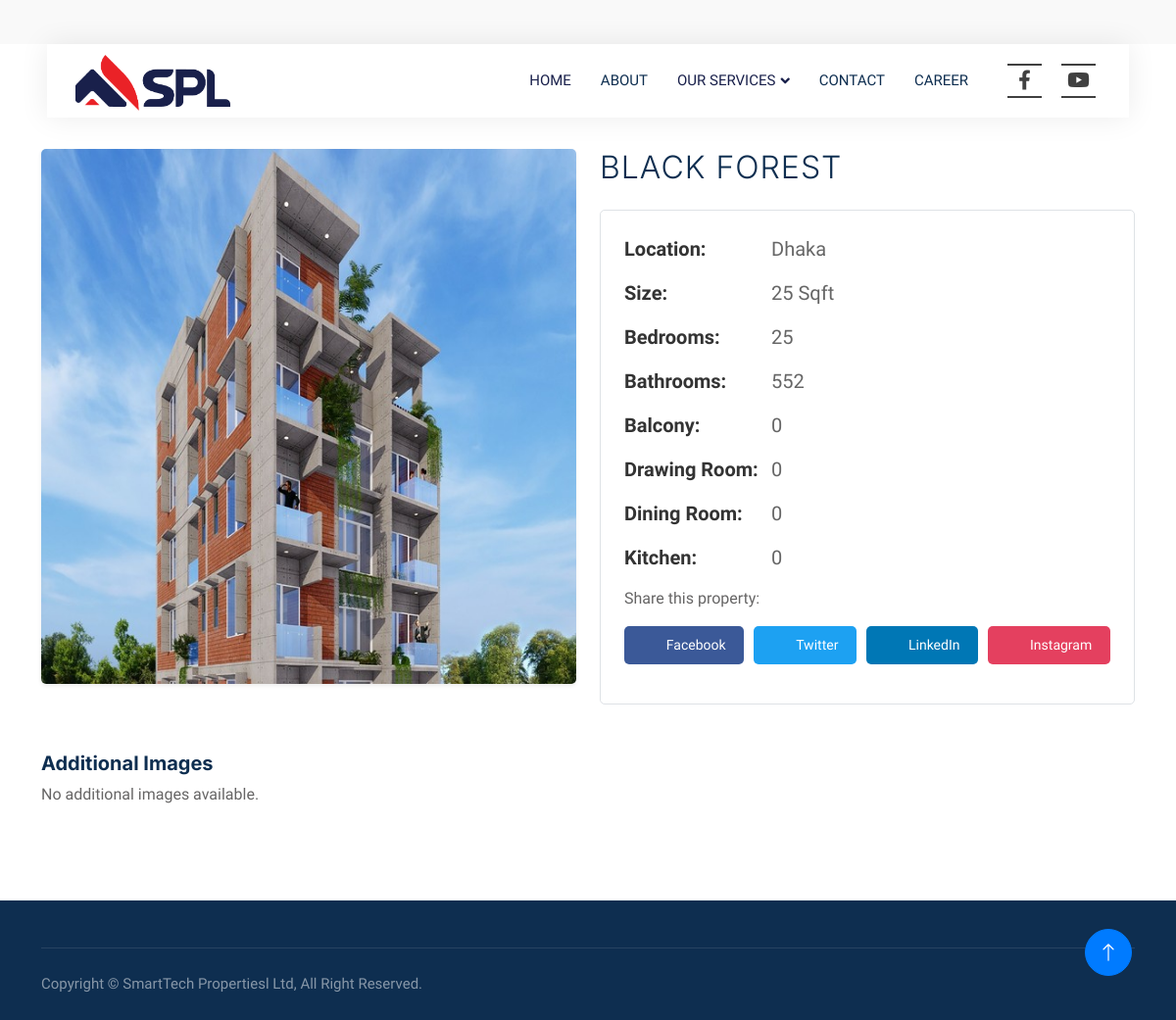
Page /property/31/ on the committed database.
### properties/models.py (models this page shows, shortened)
class Property(models.Model):
    CATEGORY_CHOICES = (
        ('P', 'Primary Project'),
        ('S', 'Secondary Project'),
        ('L', 'Land Shearing'),
        ('J', 'Joint Venture'),
    )
    PROPERTY_TYPES = [
        ('sell', 'For Sell'),
        ('sold', 'Sold'),
        ('upcoming', 'Upcoming'),
        ('completed', 'Completed'),
        ('ongoing', 'OnGoing'),
    ]
    title = models.CharField(max_length=100)
    category = models.CharField(choices=CATEGORY_CHOICES, default='J', max_length=2)
    property_type = models.CharField(max_length=10, choices=PROPERTY_TYPES, default='sell')
    location = models.CharField(max_length=255)
    image = models.ImageField(upload_to='property_images/', default="No Image Set")
    size_sqft = models.IntegerField()
    bedrooms = models.IntegerField()
    bathrooms = models.IntegerField()
    belcony = models.IntegerField(default=0)
    drawingroom = models.IntegerField(default=0)
    dyningroom = models.IntegerField(default=0)
    kitchen = models.IntegerField(default=0)

### properties/views.py (the view)
# urls.py: path('property/<int:pk>/', views.property_detail, name='property_detail'),
def property_detail(request, pk):
    property = get_object_or_404(Property, pk=pk)
    additional_images = property.images.all()
    context = {
        'property': property,
        'additional_images': additional_images,
    }
    return render(request, 'properties/property_detail.html', context)

### properties/templates/properties/property_detail.html (shortened to what this page needs)
{% extends "properties/base.html" %}
{% block body %}
<div class="container py-5">
    <div class="row">
        <div class="col-md-6">
            <img id="mainImage" class="img-fluid rounded shadow-sm mb-4" src="{{ property.image.url }}" alt="{{ property.title }}">
        </div>
        <div class="col-md-6">
            <h2 class="mb-4" style="font-weight: 300; text-transform: uppercase; letter-spacing: 1px;">{{ property.title }}</h2>
            <div class="property-details p-4 mb-4 rounded border">
                <div class="detail-row">
                    <div class="label"><strong>Location:</strong></div>
                    <div class="value">{{ property.location }}</div>
                </div>
                <div class="detail-row">
                    <div class="label"><strong>Size:</strong></div>
                    <div class="value">{{ property.size_sqft }} Sqft</div>
                </div>
                <div class="detail-row">
                    <div class="label"><strong>Bedrooms:</strong></div>
                    <div class="value">{{ property.bedrooms }}</div>
                </div>
                <div class="detail-row">
                    <div class="label"><strong>Bathrooms:</strong></div>
                    <div class="value">{{ property.bathrooms }}</div>
                </div>
                <div class="detail-row">
                    <div class="label"><strong>Balcony:</strong></div>
                    <div class="value">{{ property.belcony }}</div>
                </div>
                <div class="detail-row">
                    <div class="label"><strong>Drawing Room:</strong></div>
                    <div class="value">{{ property.drawingroom }}</div>
                </div>
                <div class="detail-row">
                    <div class="label"><strong>Dining Room:</strong></div>
                    <div class="value">{{ property.dyningroom }}</div>
                </div>
                <div class="detail-row">
                    <div class="label"><strong>Kitchen:</strong></div>
                    <div class="value">{{ property.kitchen }}</div>
                </div>
                <div class="mb-3">
                    <p>Share this property:</p>
                    <div class="social-share-buttons">
                        <a href="https://www.facebook.com/sharer/sharer.php?u={{ request.build_absolute_uri }}" target="_blank" class="btn btn-social btn-facebook">
                            <i class="fa fa-facebook"></i> Facebook
                        </a>
                        <a href="https://twitter.com/intent/tweet?url={{ request.build_absolute_uri }}&text=Check%20out%20this%20property!" target="_blank" class="btn btn-social btn-twitter">
                            <i class="fa fa-twitter"></i> Twitter
                        </a>
                        <a href="https://www.linkedin.com/shareArticle?mini=true&url={{ request.build_absolute_uri }}" target="_blank" class="btn btn-social btn-linkedin">
                            <i class="fa fa-linkedin"></i> LinkedIn
                        </a>
                        <a href="https://www.instagram.com/?url={{ request.build_absolute_uri }}" target="_blank" class="btn btn-social btn-instagram">
                            <i class="fa fa-instagram"></i> Instagram
                        </a>
                    </div>
                </div>
            </div>
        </div>
    </div>
    <div class="additional-images mt-4">
        <h5>Additional Images</h5>
        <div class="row">
            {% for image in additional_images %}
                <div class="col-4 col-md-2 mb-3">
                    <img
                        class="img-fluid rounded shadow-sm"
                        src="{{ image.image.url }}"
                        alt="Additional Image"
                        onclick="document.getElementById('mainImage').src='{{ image.image.url }}'">
                </div>
            {% empty %}
                <p>No additional images available.</p>
            {% endfor %}
        </div>
    </div>
</div>
{% endblock %}

### properties/static/css/style.css (style rules this page uses)
:root { --primary: #19204B; --secondary: #FF6922; --light: #EFFDF5; --dark: #0E2E50; }
.btn { transition: .5s; }

### properties/templates/properties/base.html (style rules this page uses)
:root { --facebook-color: #3b5998; --youtube-color: #ff0000; --icon-color: #404040; }

### properties/templates/properties/property_detail.html (style rules this page uses)
.property-details { background-color: #ffffff; border: 1px solid #e0e0e0; border-radius: 8px; padding: 20px; }
.detail-row { display: flex; margin-bottom: 15px; }
.label { color: #333; font-weight: 600; width: 150px; flex-shrink: 0; text-align: left; padding-right: 10px; font-size: 20px; }
.value { color: #666; font-weight: 400; font-size: 20px; }
.social-share-buttons { display: flex; flex-wrap: wrap; gap: 10px; justify-content: center; }
.btn-social { display: inline-flex; align-items: center; justify-content: center; padding: 8px 16px; border-radius: 5px; color: #fff; text-decoration: none; font-size: 14px; font-weight: 500; flex-grow: 1; max-width: 100%; text-align: center; }
.btn-facebook { background-color: #3b5998; }
.btn-twitter { background-color: #1da1f2; }
.btn-linkedin { background-color: #0077b5; }
.btn-instagram { background-color: #E4405F; }
.btn-social i { margin-right: 8px; font-size: 16px; }
.btn-instagram i { color: #fff; }

### rows in the picture
Property: image (picture), title "BLACK FOREST", location "Dhaka", size_sqft "25", bedrooms "25", bathrooms "552", belcony "0", drawingroom "0", dyningroom "0", kitchen "0"
